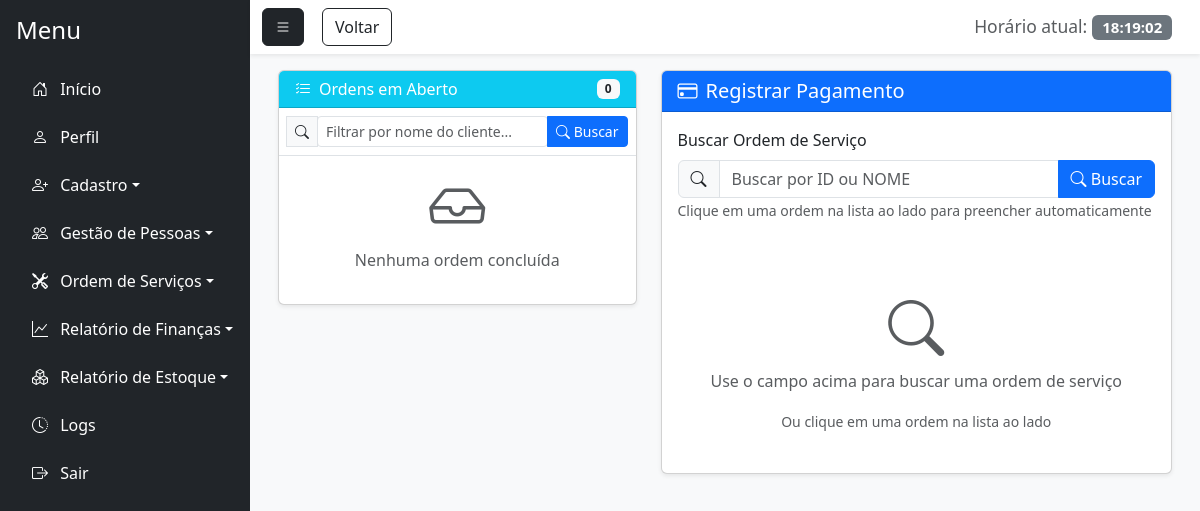
The page /pagamento.php (signed in) on the database as committed earlier.
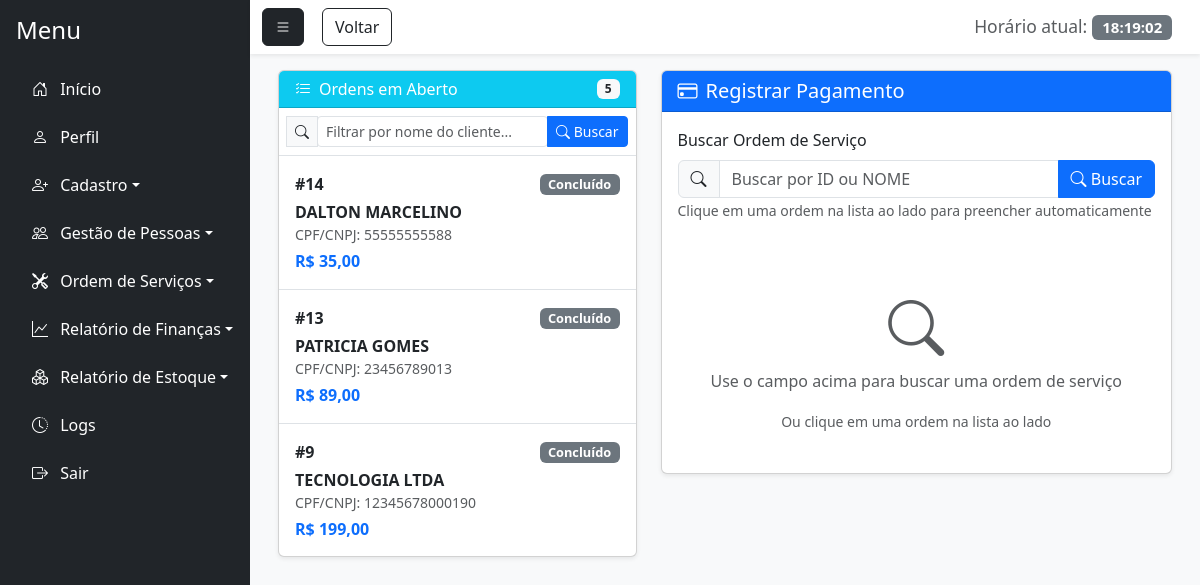
The same page on the database as committed later.
### tables this page shows
CREATE TABLE `nova_ordem` (
  `id_ordem` int(11) NOT NULL,
  `id_funcionario` int(11) NOT NULL,
  `nome_client_ordem` varchar(100) NOT NULL,
  `tecnico` varchar(100) DEFAULT NULL,
  `marca_aparelho` varchar(100) DEFAULT NULL,
  `tempo_uso` varchar(50) DEFAULT NULL,
  `problema` text DEFAULT NULL,
  `prioridade` varchar(20) DEFAULT NULL,
  `observacao` text DEFAULT NULL,
  `dt_recebimento` date DEFAULT NULL,
  `valor_total` decimal(10,2) NOT NULL,
  `metodo_pag` varchar(50) DEFAULT NULL,
  `id_peca_est` int(11) DEFAULT NULL,
  `id_cliente` int(11) DEFAULT NULL,
  `status_ordem` enum('Aberta','Em Andamento','Aguardando Peças','Concluído','Cancelada') DEFAULT 'Aberta',
  `id_usuario` int(11) DEFAULT NULL
);

### pagamento.php (the view, shortened to what the rows shown need)
<?php
require_once 'conexao.php';
$ordens_abertas = [];
try {
    $sql_abertas = "SELECT no.*,
        COALESCE(c.nome_cliente, no.nome_client_ordem) as nome_cliente,
        COALESCE(c.cpf_cnpj, 'Não informado') as cpf_cnpj,
        COALESCE(c.telefone, 'Não informado') as telefone,
        COALESCE(c.email, 'Não informado') as email,
        f.nome_funcionario as tecnico_nome
        FROM nova_ordem no
        LEFT JOIN cliente c ON no.id_cliente = c.id_cliente
        LEFT JOIN funcionario f ON no.tecnico = f.id_funcionario
        WHERE status_ordem LIKE 'Concluído'
        ORDER BY no.id_ordem DESC";
    $stmt_abertas = $pdo->query($sql_abertas);
    if ($stmt_abertas && $stmt_abertas->rowCount() > 0) {
        while ($row = $stmt_abertas->fetch(PDO::FETCH_ASSOC)) {
            $ordens_abertas[] = $row;
        }
    }
} catch (PDOException $e) {
    $mensagem_erro = "Erro ao carregar ordens em aberto: " . $e->getMessage();
}
?>
<!DOCTYPE html>
<html lang="pt-BR">
<head>
    <link href="https://cdn.jsdelivr.net/npm/bootstrap@5.3.7/dist/css/bootstrap.min.css" rel="stylesheet">
    <link rel="stylesheet" href="https://cdn.jsdelivr.net/npm/bootstrap-icons@1.11.1/font/bootstrap-icons.css">
    <link href="https://cdn.jsdelivr.net/npm/bootstrap-icons@1.11.1/font/bootstrap-icons.css" rel="stylesheet">
</head>
<body class="bg-light">
    <div class="d-flex vh-100 bg-light">
  <div class="flex-grow-1 d-flex flex-column">
            <div class="flex-grow-1 p-3" style="overflow-y: auto;">
                <div class="container-fluid">
                    <div class="row">
                        <div class="col-md-5 mb-3">
                            <div class="card shadow-sm">
                                <div class="card-body p-0">
                                    <div class="scrollable-list">
                                        <?php if (!empty($ordens_abertas)): ?>
                                            <?php foreach ($ordens_abertas as $ordem): ?>
                                                <div class="ordem-item p-3 border-bottom" data-nome="<?php echo htmlspecialchars(strtolower($ordem['nome_cliente'])); ?>">
                                                    <div class="d-flex justify-content-between align-items-start">
                                                        <div class="flex-grow-1">
                                                            <div class="d-flex justify-content-between align-items-center">
                                                                <strong>#<?php echo $ordem['id_ordem']; ?></strong>
                                                                <span class="badge badge-status
                                                                    <?php
                                                                    switch($ordem['status_ordem']) {
                                                                        default: echo 'bg-secondary';
                                                                    }
                                                                    ?>">
                                                                    <?php echo $ordem['status_ordem']; ?>
                                                                </span>
                                                            </div>
                                                            <div class="mt-1">
                                                                <span class="fw-semibold"><?php echo htmlspecialchars($ordem['nome_cliente']); ?></span>
                                                            </div>
                                                            <div class="small text-muted">
                                                                CPF/CNPJ: <?php echo htmlspecialchars($ordem['cpf_cnpj']); ?>
                                                            </div>
                                                            <div class="mt-1">
                                                                <span class="fw-bold text-primary">R$ <?php echo number_format($ordem['valor_total'], 2, ',', '.'); ?></span>
                                                            </div>
                                                        </div>
                                                    </div>
                                                </div>
                                            <?php endforeach; ?>
                                        <?php endif; ?>
                                    </div>
                                </div>
                            </div>
                        </div>
                    </div>
                </div>
            </div>
        </div>
    </div>
</body>
</html>

Rows that differ between the two databases and show on the page:
added nova_ordem: id_ordem "14", status_ordem "Concluído", nome_cliente "DALTON MARCELINO", cpf_cnpj "55555555588", valor_total "35,00"
added nova_ordem: id_ordem "13", status_ordem "Concluído", nome_cliente "PATRICIA GOMES", cpf_cnpj "23456789013", valor_total "89,00"
added nova_ordem: id_ordem "9", status_ordem "Concluído", nome_cliente "TECNOLOGIA LTDA", cpf_cnpj "12345678000190", valor_total "199,00"
Other text that changed with them:
count($ordens_abertas): "0" → "5"
text no longer shown: "Nenhuma ordem concluída"
